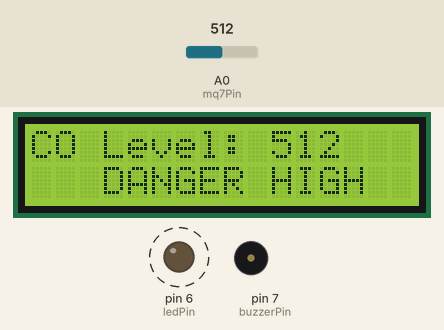
Simulated run of this program. Board: Arduino Uno, built with avr-gcc and run on an emulated ATmega328P. Parts: 16×2 character LCD, output pins drawn as LEDs (lit = HIGH), buzzer (waves = sounding, pin HIGH). Dashed ring = blinking. The test bench sets the inputs (shaded band); at power-on: A0 (mq7Pin) = 512. What the program prints to the serial monitor is not drawn.

Above: at 2.91 s.
3.3 s: A0 (mq7Pin) set to 211
At 4.02 s:
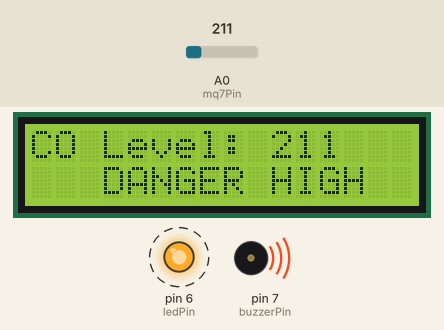
5.0 s: A0 (mq7Pin) set to 185
At 5.36 s:
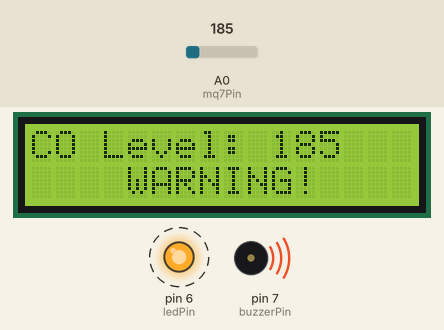
7.1 s: A0 (mq7Pin) set to 106
At 7.56 s:
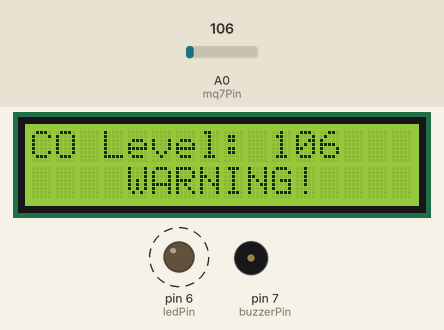
8.6 s: A0 (mq7Pin) set to 89
At 9.8 s:
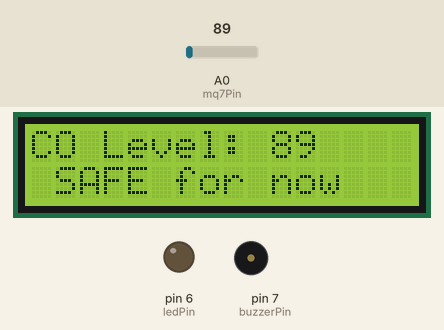
Timing chart, 0 to 11.1 s (numbered marks = the images above; inputs shaded):
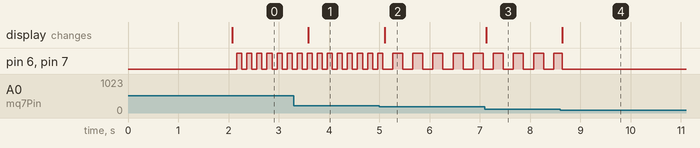

Measured:
- the behaviour switches between 201 and 200 on A0 (mq7Pin) (found by bisection; images 1 and 2)
- the behaviour switches between 101 and 100 on A0 (mq7Pin) (found by bisection; images 3 and 4)
- after the input at 3.3 s, the display: changes after 0.29 s (image 1)
- after the input at 5.0 s, pin 6 (ledPin), pin 7 (buzzerPin): alternates HIGH for 0.20 s and LOW for 0.20 s, starting after 0.27 s; the display: changes after 0.10 s (image 2)
- after the input at 7.1 s, the display: changes at once (image 3)
- after the input at 8.6 s, pin 6 (ledPin), pin 7 (buzzerPin): goes on until 8.6 s, then stays LOW; the display: changes at once (image 4)
- by itself, pin 6 (ledPin), pin 7 (buzzerPin): alternates HIGH for 0.10 s and LOW for 0.10 s

The program:

main.cpp
```cpp
#include <Arduino.h>
#include <LiquidCrystal.h>
#include <Wire.h>

// Constante pentru LCD
const int rs = 12, en = 11, d4 = 5, d5 = 4, d6 = 3, d7 = 2;
LiquidCrystal lcd(rs, en, d4, d5, d6, d7);

const int mq7Pin = A0;
const int buzzerPin = 7;
const int ledPin = 6;

const int coThreshold = 100; // prag CO, atat am vazut din mai multe teste ca este un nivel okay

volatile bool toggleBuzzerLed = false; // control ON/OFF pentru buzzer și LED care lucreaza concomitent
volatile bool state = false;           // stare LED și buzzer
volatile int alertLevel = 0;           // nivel avertizare: 0 = Safe, 1 = Warning, 2 = Danger High

void setup() {
  lcd.begin(16, 2); // initializare LCD
  lcd.print("CO Monitor Init"); // mesaj de inițializare
  delay(2000); // care ramane afisat 2 secunde
  lcd.clear();

  pinMode(mq7Pin, INPUT);
  pinMode(buzzerPin, OUTPUT);
  pinMode(ledPin, OUTPUT);

  Serial.begin(9600); //initializare serial pentru a vedea si in terminal
  Serial.println("CO Monitor Initialized.");

  // Configurare TIMER1
  cli(); // dezactivare intreruperi
  TCCR1A = 0;
  TCCR1B = 0;

  OCR1A = 1562;
  TCCR1B |= (1 << WGM12); // Mod CTC
  TCCR1B |= (1 << CS12) | (1 << CS10); // Prescaler 1024
  TIMSK1 |= (1 << OCIE1A); // activare intreruperi la comparatie
  sei(); // activare intreruperi
}

void loop() {
  //se citeste nivelul de CO
  int coLevel = analogRead(mq7Pin);

  // afisare pe LCD
  lcd.setCursor(0, 0); // primul rând
  lcd.print("CO Level: "); //cu mesajul permanent care arata nivelul de CO
  lcd.print(coLevel);
  lcd.print("   ");

  // afisare si in terminal
  Serial.print("CO Level: ");
  Serial.println(coLevel);

  // incadrarea nivelurilor de avertizare
  if (coLevel > coThreshold * 2) {
    lcd.setCursor(0, 1);
    lcd.print("   DANGER HIGH   ");  //mesaj pentru cel mai mare nivel de risc
    Serial.println("Alert: DANGER HIGH!");
    alertLevel = 2;
    toggleBuzzerLed = true;  //toggle pentru activarea buzzer-ului si a led-ului
  } else if (coLevel > coThreshold) {
    lcd.setCursor(0, 1);
    lcd.print("    WARNING!     "); //mesahj pentru nivel mediu
    Serial.println("Alert: WARNING!");
    alertLevel = 1;
    toggleBuzzerLed = true;
  } else {
    lcd.setCursor(0, 1);
    lcd.print(" SAFE for now    "); // esti safe
    Serial.println("Status: SAFE for now.");
    alertLevel = 0;
    toggleBuzzerLed = false; // daca esti safe, se dezactiveaza buzzer-ul si led-ul
    digitalWrite(buzzerPin, LOW);
    digitalWrite(ledPin, LOW);
  }

  delay(500);
}

// functia de intrerupere pentru timer 1
ISR(TIMER1_COMPA_vect) {
  static int counter = 0; // Contor pentru frecvență redusă

  if (toggleBuzzerLed) {
    if (alertLevel == 2) {
      // Pericol mare: LED și buzzer la frecvență normală
      state = !state;
      digitalWrite(buzzerPin, state);
      digitalWrite(ledPin, state);
    } else if (alertLevel == 1) {
      // Avertisment moderat: LED și buzzer la frecvență redusă
      counter++;
      if (counter >= 2) { // La fiecare 2 întreruperi
        state = !state;
        digitalWrite(buzzerPin, state);
        digitalWrite(ledPin, state);
        counter = 0; // Resetare contor
      }
    }
  } else {
    // Oprire buzzer și LED
    digitalWrite(buzzerPin, LOW);
    digitalWrite(ledPin, LOW);
  }
}
```
